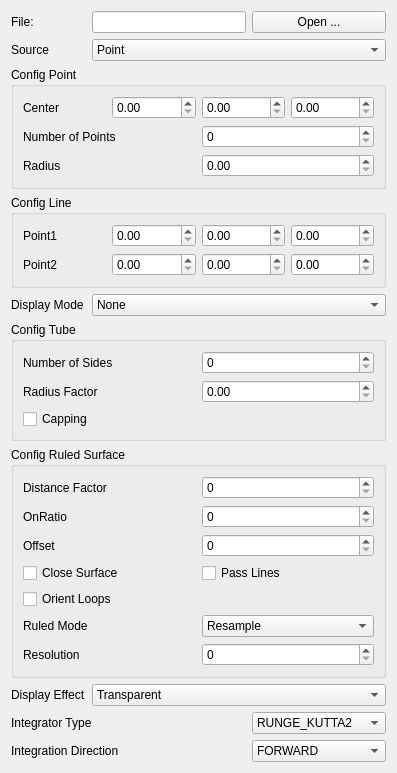
<?xml version="1.0" encoding="UTF-8"?>
<ui version="4.0">
 <class>StreamlineConfig</class>
 <widget class="QWidget" name="StreamlineConfig">
  <property name="geometry">
   <rect>
    <x>0</x>
    <y>0</y>
    <width>397</width>
    <height>743</height>
   </rect>
  </property>
  <property name="windowTitle">
   <string>Form</string>
  </property>
  <layout class="QGridLayout" name="gridLayout_2">
   <item row="0" column="0">
    <layout class="QGridLayout" name="gridLayout">
     <item row="8" column="0" colspan="3">
      <widget class="QGroupBox" name="configRuledSurfaceGroupBox">
       <property name="title">
        <string>Config Ruled Surface</string>
       </property>
       <layout class="QGridLayout" name="gridLayout_10">
        <item row="0" column="0">
         <layout class="QGridLayout" name="gridLayout_9">
          <item row="3" column="0">
           <widget class="QCheckBox" name="closeSurfaceCheckBox">
            <property name="text">
             <string>Close Surface</string>
            </property>
           </widget>
          </item>
          <item row="0" column="0">
           <widget class="QLabel" name="label_14">
            <property name="text">
             <string>Distance Factor</string>
            </property>
           </widget>
          </item>
          <item row="0" column="1">
           <widget class="QSpinBox" name="distanceFactorSpinBox"/>
          </item>
          <item row="1" column="1">
           <widget class="QSpinBox" name="onRatioSpinBox"/>
          </item>
          <item row="2" column="1">
           <widget class="QSpinBox" name="offsetSpinBox"/>
          </item>
          <item row="2" column="0">
           <widget class="QLabel" name="label_16">
            <property name="text">
             <string>Offset</string>
            </property>
           </widget>
          </item>
          <item row="3" column="1">
           <widget class="QCheckBox" name="passLinesCheckBox">
            <property name="text">
             <string>Pass Lines</string>
            </property>
           </widget>
          </item>
          <item row="5" column="0">
           <widget class="QLabel" name="label_17">
            <property name="text">
             <string>Ruled Mode</string>
            </property>
           </widget>
          </item>
          <item row="6" column="0">
           <widget class="QLabel" name="label_18">
            <property name="text">
             <string>Resolution</string>
            </property>
           </widget>
          </item>
          <item row="5" column="1">
           <widget class="QComboBox" name="ruledModeCombo">
            <item>
             <property name="text">
              <string>Resample</string>
             </property>
            </item>
            <item>
             <property name="text">
              <string>Point Walk</string>
             </property>
            </item>
           </widget>
          </item>
          <item row="6" column="1">
           <widget class="QSpinBox" name="resolutionSpinBox"/>
          </item>
          <item row="1" column="0">
           <widget class="QLabel" name="label_15">
            <property name="text">
             <string>OnRatio</string>
            </property>
           </widget>
          </item>
          <item row="4" column="0">
           <widget class="QCheckBox" name="orientLoopsCheckBox">
            <property name="text">
             <string>Orient Loops</string>
            </property>
           </widget>
          </item>
         </layout>
        </item>
       </layout>
      </widget>
     </item>
     <item row="9" column="0">
      <widget class="QLabel" name="label_11">
       <property name="text">
        <string>Display Effect</string>
       </property>
      </widget>
     </item>
     <item row="0" column="2">
      <widget class="QPushButton" name="openButton">
       <property name="text">
        <string>Open ...</string>
       </property>
      </widget>
     </item>
     <item row="11" column="2">
      <widget class="QComboBox" name="integrationDirectionCombo">
       <item>
        <property name="text">
         <string>FORWARD</string>
        </property>
       </item>
       <item>
        <property name="text">
         <string>BACKWARD</string>
        </property>
       </item>
       <item>
        <property name="text">
         <string>BOTH</string>
        </property>
       </item>
      </widget>
     </item>
     <item row="11" column="0" colspan="2">
      <widget class="QLabel" name="label_3">
       <property name="text">
        <string>Integration Direction</string>
       </property>
      </widget>
     </item>
     <item row="10" column="0" colspan="2">
      <widget class="QLabel" name="label_2">
       <property name="text">
        <string>Integrator Type</string>
       </property>
      </widget>
     </item>
     <item row="10" column="2">
      <widget class="QComboBox" name="integratorTypeCombo">
       <item>
        <property name="text">
         <string>RUNGE_KUTTA2</string>
        </property>
       </item>
       <item>
        <property name="text">
         <string>RUNGE_KUTTA4</string>
        </property>
       </item>
       <item>
        <property name="text">
         <string>RUNGE_KUTTA45</string>
        </property>
       </item>
       <item>
        <property name="text">
         <string>NONE</string>
        </property>
       </item>
       <item>
        <property name="text">
         <string>UNKNOWN</string>
        </property>
       </item>
      </widget>
     </item>
     <item row="0" column="1">
      <widget class="QLineEdit" name="fileEdit">
       <property name="readOnly">
        <bool>true</bool>
       </property>
      </widget>
     </item>
     <item row="5" column="0" colspan="3">
      <widget class="QGroupBox" name="configLineGroupBox">
       <property name="title">
        <string>Config Line</string>
       </property>
       <layout class="QGridLayout" name="gridLayout_6">
        <item row="0" column="0">
         <layout class="QGridLayout" name="gridLayout_5">
          <item row="1" column="2">
           <widget class="QDoubleSpinBox" name="point2YSpinBox">
            <property name="singleStep">
             <double>0.100000000000000</double>
            </property>
           </widget>
          </item>
          <item row="0" column="2">
           <widget class="QDoubleSpinBox" name="point1YSpinBox">
            <property name="singleStep">
             <double>0.100000000000000</double>
            </property>
           </widget>
          </item>
          <item row="0" column="0">
           <widget class="QLabel" name="label_7">
            <property name="text">
             <string>Point1</string>
            </property>
           </widget>
          </item>
          <item row="0" column="1">
           <widget class="QDoubleSpinBox" name="point1XSpinBox">
            <property name="singleStep">
             <double>0.100000000000000</double>
            </property>
           </widget>
          </item>
          <item row="1" column="0">
           <widget class="QLabel" name="label_8">
            <property name="text">
             <string>Point2</string>
            </property>
           </widget>
          </item>
          <item row="1" column="1">
           <widget class="QDoubleSpinBox" name="point2XSpinBox">
            <property name="singleStep">
             <double>0.100000000000000</double>
            </property>
           </widget>
          </item>
          <item row="0" column="3">
           <widget class="QDoubleSpinBox" name="point1ZSpinBox">
            <property name="singleStep">
             <double>0.100000000000000</double>
            </property>
           </widget>
          </item>
          <item row="1" column="3">
           <widget class="QDoubleSpinBox" name="point2ZSpinBox">
            <property name="singleStep">
             <double>0.100000000000000</double>
            </property>
           </widget>
          </item>
         </layout>
        </item>
       </layout>
      </widget>
     </item>
     <item row="6" column="1" colspan="2">
      <widget class="QComboBox" name="displayModeCombo">
       <item>
        <property name="text">
         <string>None</string>
        </property>
       </item>
       <item>
        <property name="text">
         <string>Tube</string>
        </property>
       </item>
       <item>
        <property name="text">
         <string>Surface</string>
        </property>
       </item>
      </widget>
     </item>
     <item row="6" column="0">
      <widget class="QLabel" name="label_10">
       <property name="text">
        <string>Display Mode</string>
       </property>
      </widget>
     </item>
     <item row="9" column="1" colspan="2">
      <widget class="QComboBox" name="displayEffectCombo">
       <item>
        <property name="text">
         <string>Transparent</string>
        </property>
       </item>
       <item>
        <property name="text">
         <string>Opaque</string>
        </property>
       </item>
       <item>
        <property name="text">
         <string>Wireframe</string>
        </property>
       </item>
      </widget>
     </item>
     <item row="4" column="0" colspan="3">
      <widget class="QGroupBox" name="configPointGroupBox">
       <property name="title">
        <string>Config Point</string>
       </property>
       <layout class="QGridLayout" name="gridLayout_4">
        <item row="0" column="0">
         <layout class="QGridLayout" name="gridLayout_3">
          <item row="0" column="0">
           <widget class="QLabel" name="label_4">
            <property name="text">
             <string>Center</string>
            </property>
           </widget>
          </item>
          <item row="0" column="1">
           <widget class="QDoubleSpinBox" name="centerXSpinBox">
            <property name="singleStep">
             <double>0.100000000000000</double>
            </property>
           </widget>
          </item>
          <item row="0" column="2">
           <widget class="QDoubleSpinBox" name="centerYSpinBox">
            <property name="singleStep">
             <double>0.100000000000000</double>
            </property>
           </widget>
          </item>
          <item row="0" column="3">
           <widget class="QDoubleSpinBox" name="centerZSpinBox">
            <property name="singleStep">
             <double>0.100000000000000</double>
            </property>
           </widget>
          </item>
          <item row="1" column="2" colspan="2">
           <widget class="QSpinBox" name="numOfPointsSpinBox"/>
          </item>
          <item row="1" column="0" colspan="2">
           <widget class="QLabel" name="label_5">
            <property name="text">
             <string>Number of Points</string>
            </property>
           </widget>
          </item>
          <item row="2" column="0" colspan="2">
           <widget class="QLabel" name="label_6">
            <property name="text">
             <string>Radius</string>
            </property>
           </widget>
          </item>
          <item row="2" column="2" colspan="2">
           <widget class="QDoubleSpinBox" name="radiusSpinBox">
            <property name="singleStep">
             <double>0.100000000000000</double>
            </property>
           </widget>
          </item>
         </layout>
        </item>
       </layout>
      </widget>
     </item>
     <item row="0" column="0">
      <widget class="QLabel" name="label_9">
       <property name="text">
        <string>File:</string>
       </property>
      </widget>
     </item>
     <item row="7" column="0" colspan="3">
      <widget class="QGroupBox" name="configTubeGroupBox">
       <property name="title">
        <string>Config Tube</string>
       </property>
       <layout class="QGridLayout" name="gridLayout_8">
        <item row="0" column="0">
         <layout class="QGridLayout" name="gridLayout_7">
          <item row="0" column="1">
           <widget class="QSpinBox" name="numOfSidesSpinBox"/>
          </item>
          <item row="1" column="1">
           <widget class="QDoubleSpinBox" name="radiusFactorSpinBox"/>
          </item>
          <item row="0" column="0">
           <widget class="QLabel" name="label_12">
            <property name="text">
             <string>Number of Sides</string>
            </property>
           </widget>
          </item>
          <item row="1" column="0">
           <widget class="QLabel" name="label_13">
            <property name="text">
             <string>Radius Factor</string>
            </property>
           </widget>
          </item>
          <item row="2" column="0">
           <widget class="QCheckBox" name="cappingCheckBox">
            <property name="text">
             <string>Capping</string>
            </property>
           </widget>
          </item>
         </layout>
        </item>
       </layout>
      </widget>
     </item>
     <item row="1" column="0">
      <widget class="QLabel" name="label">
       <property name="text">
        <string>Source</string>
       </property>
      </widget>
     </item>
     <item row="1" column="1" colspan="2">
      <widget class="QComboBox" name="sourceCombo">
       <item>
        <property name="text">
         <string>Point</string>
        </property>
       </item>
       <item>
        <property name="text">
         <string>Line</string>
        </property>
       </item>
      </widget>
     </item>
     <item row="12" column="0">
      <spacer name="verticalSpacer">
       <property name="orientation">
        <enum>Qt::Vertical</enum>
       </property>
       <property name="sizeHint" stdset="0">
        <size>
         <width>20</width>
         <height>40</height>
        </size>
       </property>
      </spacer>
     </item>
    </layout>
   </item>
  </layout>
 </widget>
 <resources/>
 <connections/>
</ui>
